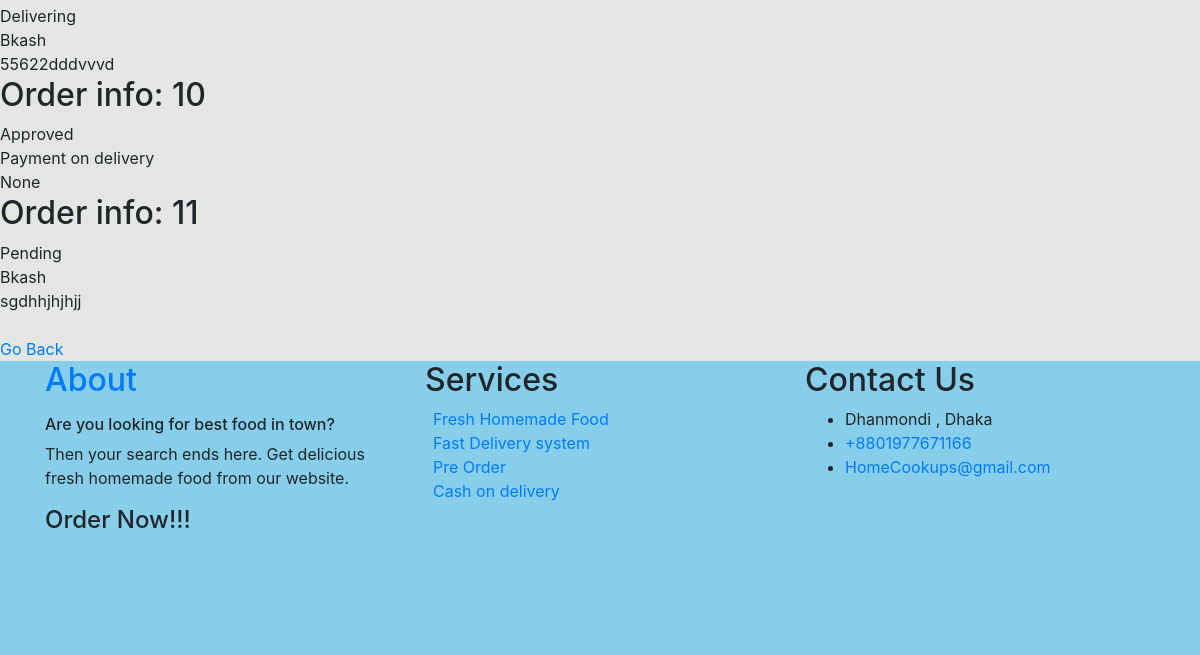
Page /Order/ (lower part) on the earlier database version.
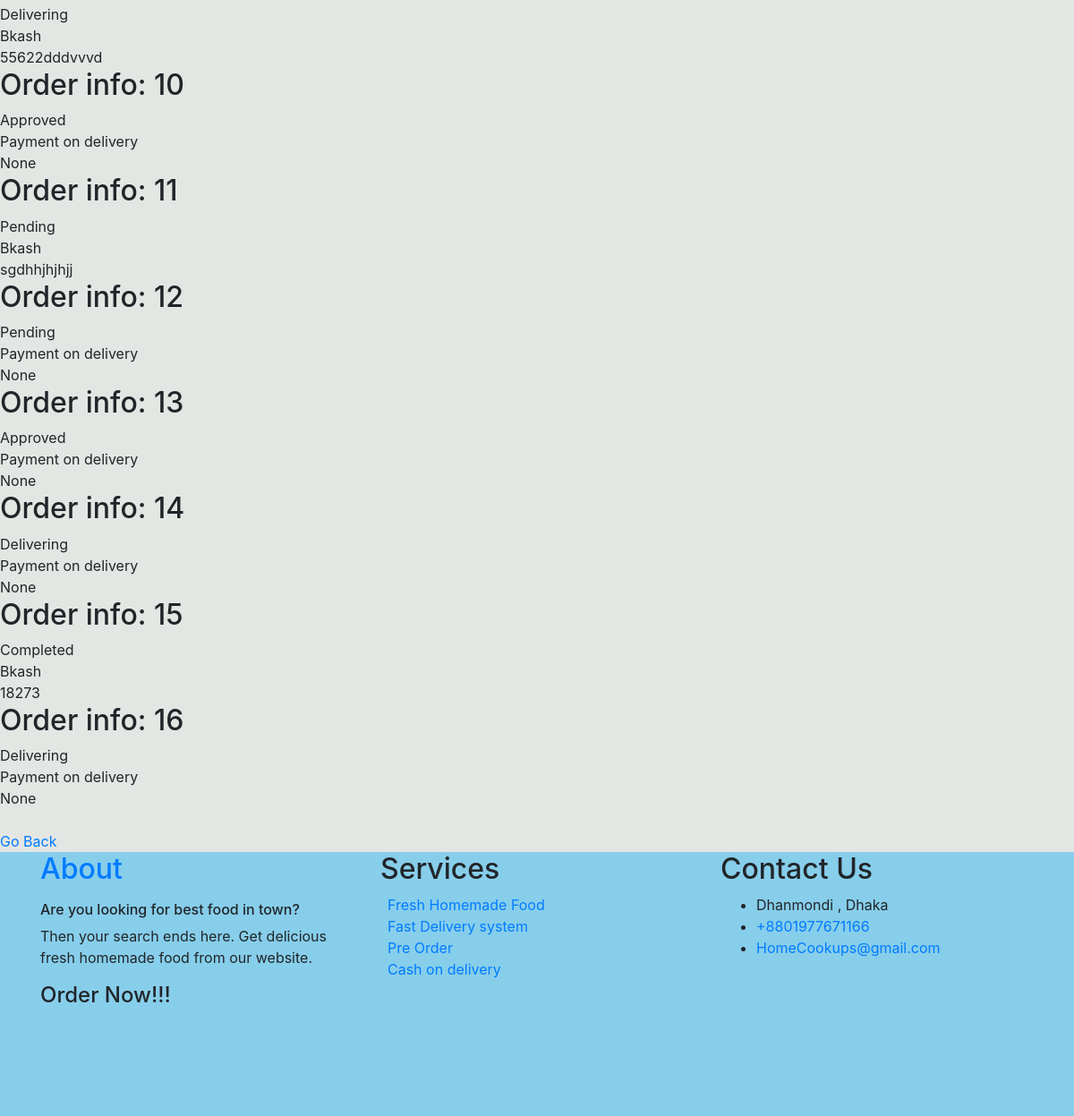
Same page on the later database version.
### OrderManagement/models.py (models this page shows, shortened)
class Order(models.Model):
    STATUS_CHOICES = (
        ('Pending', 'Pending'),
        ('Approved', 'Approved'),
        ('Delivering', 'Delivering'),
        ('Completed', 'Completed')
    )
    status = models.CharField(max_length=30, choices=STATUS_CHOICES, default='Pending')
    PAYMENT_CHOICES = (
        ('Bkash', 'Bkash'),
        ('Rocket', 'Rocket'),
        ('Payment on delivery', 'Payment on delivery')
    )
    payment_options = models.CharField(max_length=50, choices=PAYMENT_CHOICES, default='Payment on delivery')
    is_paid = models.BooleanField(default=False)
    transaction_id = models.CharField(max_length=30, null=True, blank=True)
    food = models.ForeignKey(Food, on_delete=models.SET_NULL, null=True)
    user = models.ForeignKey(User, on_delete=models.SET_NULL, null=True, blank=True)

### OrderManagement/views.py (the view)
# urls.py: path('Order/', order_views.showOrders, name='Order'),
def showOrders(request):
    orderList = Order.objects.all()
    context = {
        'Order': orderList
    }
    return render(request, 'OrderManagement/OrderList.html', context)

### templates/OrderManagement/OrderList.html
{% extends 'merchant_base.html' %}
{% block content %}
    {% for o in Order %}
        <h2>Order info:  {{ o.id }} </h2>
        {{ o.status}} <br>
        {{ o.payment_options}} <br>
        {{ o.transaction_id}} <br>
    {% endfor %}
{% endblock content %}

Differences in the rows shown:
added Order: id "12", status "Pending", payment_options "Payment on delivery", transaction_id "None"
added Order: id "13", status "Approved", payment_options "Payment on delivery", transaction_id "None"
added Order: id "14", status "Delivering", payment_options "Payment on delivery", transaction_id "None"
added Order: id "15", status "Completed", payment_options "Bkash", transaction_id "18273"
added Order: id "16", status "Delivering", payment_options "Payment on delivery", transaction_id "None"
